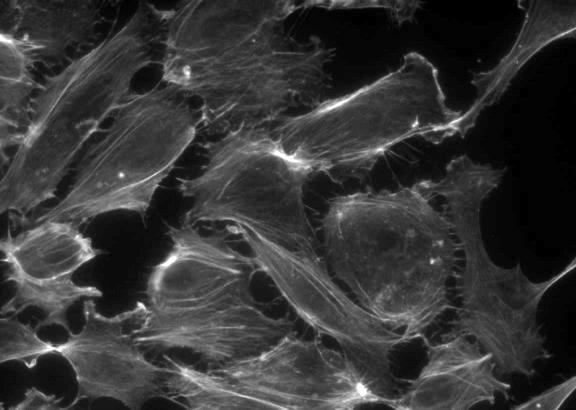
#> input picture cells27.jpg, 576 x 410 px
$ python pa13b.py
#> lines starting #> are read from the running program, lines starting #| are printed output that depends on the picture
#!/usr/bin/env python3
# -*- coding: utf-8 -*-
"""
Created on Sun Feb 25 18:56:02 2018

@author: richard
"""

import numpy as np
import cv2
import sys

filename = 'cells27.jpg'
if len(sys.argv) > 1 :
    filename = sys.argv[1]

img = cv2.imread(filename)
#> img is the input picture: shape (410, 576, 3); min 0, max 255, mean 53.9

gray = cv2.cvtColor(img, cv2.COLOR_BGR2GRAY)
inv = 255 - gray
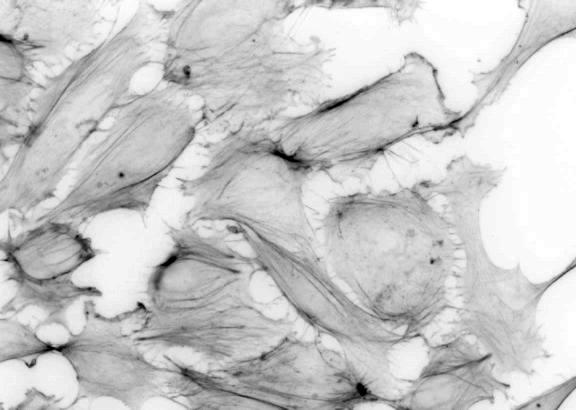
#> inv: shape (410, 576); min 0, max 255, mean 201.1

canvas = np.hstack([gray, inv])
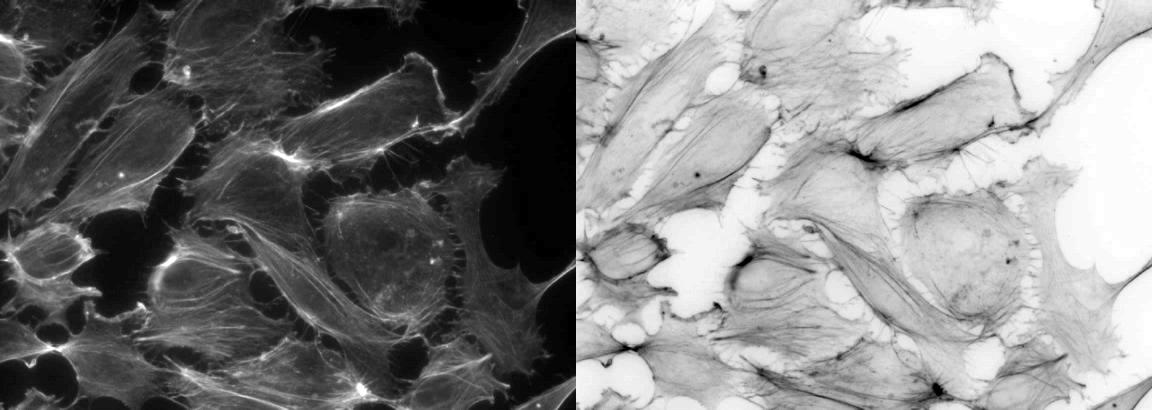
#> canvas: shape (410, 1152); min 0, max 255, mean 127.5
cv2.imshow("Negative Transformation", canvas)
cv2.waitKey(0)
cv2.destroyAllWindows()
